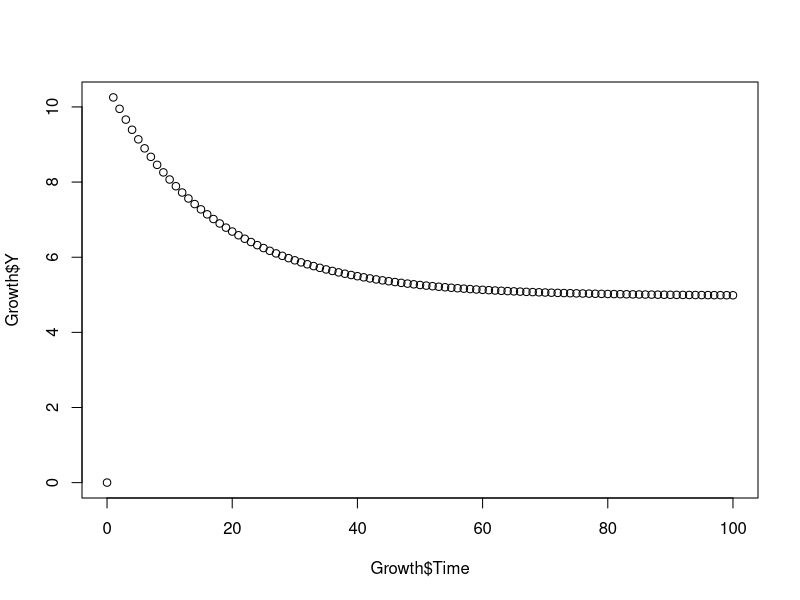
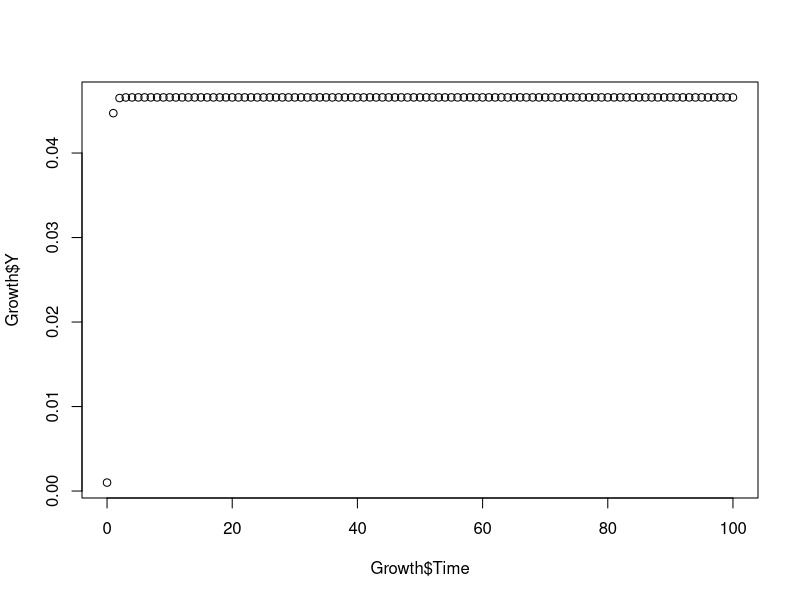

Generate these figures, in order, with R: (Note: this script raises an error after producing the figures.)
#Growth Model

#C Perfringends

install.packages("deSolve")
library(deSolve)

GrowthData<-data.frame(
            "Temperature" = c(27 , 30 , 32.5 , 35 , 37.5 , 40 , 42.5 , 45),
            "at" = c(5.6 , 5.6 , 6.0 , 5.9 , 6.0 , 5.9 , 6.0 , 6.0),
            "K" = c(0.34,0.52,0.63,0.74,0.98,1.09,1.28,1.45),
            "Tc"= c(14.4,10.1,7.9,6.5,5.4,4.4,3.8,3.3)
        
            
            
)

#Inputs
Time_In<-0
Time_Fi<-100
a<-5.86
Kp1<-0.017
Kp2<-1.25
Tc1<-159.2
Tc2<-0.017



#Temperature and Time intervals
Temp<-10
Time<-c(Time_In:Time_Fi)

#Creating Main Data Frame
Growth<-data.frame(Time, Temp, "Y" = "", stringsAsFactors=FALSE)

KT<-.017*exp(.125*Temp)
Tc<-159*exp(-.17*Temp)

Y_In<-.001
Y_current<-Y_In
Y_Prev<-Y_In


for(i in 1:nrow(Growth)){
  if (i == 1 ){
    Growth$Y[1] = Y_In
    Y_current<-as.numeric(Growth$Y[i])
  }else {
    Y_Prev<-as.numeric(Growth$Y[i-1])
    Y_current<-((a/1+exp(KT*(Tc-Growth$Time[i])))-(a/(1+exp(KT*Tc))))
    Growth$Y[i] = Y_current
  }
}



plot(Growth$Time,Growth$Y)

for(i in 1:nrow(Growth)){
  if (i == 1 ){
    Growth$Y[1] = Y_In
    Y_current<-as.numeric(Growth$Y[i])
  }else {
    Y_Prev<-as.numeric(Growth$Y[i-1])
    tmark2<-(log(
      (exp(KT*Tc)*(a+(Y_current+Y_Prev/2)*(1+exp(KT*Tc))))/ 
        (a*exp(KT*Tc)-(Y_current+Y_Prev/2)*(1+exp(KT-Tc)))  
    ))/KT
    
    Y_current<-(KT*a*exp(KT*(Tc-tmark2)))/((1+exp(KT*(Tc-tmark2)))^2)
    Growth$Y[i] = Y_current
  }
}

for(i in 1:nrow(Growth)){
  if (i == 1 ){
    Growth$Y[1] = Y_In
    Y_current<-as.numeric(Growth$Y[i])
  }else {
    Y_Prev<-as.numeric(Growth$Y[i-1])
    tmark3<-(1/KT)*(log((exp(KT*Tc)*(a+((Y_current+Y_Prev)/2)*(1+exp(KT*Tc))))/ 
                          (a*exp(KT*Tc)-((Y_current+Y_Prev)/2)*(1+exp(KT*Tc)))  
    ))
    
    Y_current<- (KT*a*exp(KT*(Tc-tmark3)))/((1+exp(KT*(Tc-tmark3)))^2)
    Growth$Y[i] = Y_current
  }
}

warnings()
#########################

plot(Growth$Time,Growth$Y)


for(i in 1:nrow(Growth)){
  if (i == 1 ){
    Growth$Y[1] = Y_In
    Y_current<-as.numeric(Growth$Y[i])
  }else {
  Y_Prev<-as.numeric(Growth$Y[i-1])
  Y_current<-(((KT)*(a+((Y_current+Y_Prev)/2)+exp((KT)*(Tc-tmark))*((Y_current+Y_Prev)/2))*((a*exp((KT)*(Tc))-(1+exp((KT)*(Tc)))*((Y_current+Y_Prev)/2))))/(a*(1+exp((KT)*(Tc-tmark)))^2))
  Growth$Y[i] = Y_current
  }
}

  


                   
                          

tmark<-(1/KT)*log((exp(KT*Tc)*(a+(Y_current)*(1+exp(KT*Tc)))))/(a*exp(KT*Tc)-Y_current*(1+exp(KT*Tc)))
  

tmark2<-(log(
      (exp(KT*Tc)*(a+(Y_current+Y_Prev/2)*(1+exp(KT*Tc))))/ 
      (a*exp(KT*Tc)-(Y_current+Y_Prev/2)*(1+exp(KT-Tc)))  
      ))/KT

Y_current<-(KT*a*exp(KT*(Tc-tmark2)))/((1+exp(KT*(Tc-t)))^2)


tmark3<-(1/KT)*(log((exp(KT*Tc)*(a+(Y_current)*(1+exp(KT*Tc))))/ 
    (a*exp(KT*Tc)-(Y_current)*(1+exp(KT*Tc)))  
))

Y_Current<- (KT*a*exp(KT*(Tc-tmark3)))/((1+exp(KT*(Tc-tmark3)))^2)




# Growth Working ----------------------------------------------------------



#Inputs
Time_In<-0
Time_Fi<-100
a<-5.86
Kp1<-0.017
Kp2<-1.25
Tc1<-159.2
Tc2<-0.017

#Temperature and Time intervals
Temp<-10
Time<-c(Time_In:Time_Fi)

#Creating Main Data Frame
Growth<-data.frame(Time, Temp, "Y" = "", stringsAsFactors=FALSE)

KT<-.017*exp(.125*Temp)
Tc<-159*exp(-.17*Temp)


#########Working Adaptation Differential equation ##################

Y_In<-0

cgrowth<-function(times,y,params){
  dN.dt<-(p[2]*p[1]*exp(p[2]*(p[3]-((1/p[2])*(log((exp(p[2]*p[3])*(p[1]+(y[1])*(1+exp(p[2]*p[3]))))/ 
                                                 (p[1]*exp(p[2]*p[3])-(y[1])*(1+exp(p[2]*p[3])))  
  ))))))/((1+exp(p[2]*(p[3]-((1/p[2])*(log((exp(p[2]*p[3])*(p[1]+(y[1])*(1+exp(p[2]*p[3]))))/ 
                                         (p[1]*exp(p[2]*p[3])-(y[1])*(1+exp(p[2]*p[3])))  
  ))))))^2)
  return(list(dN.dt))
}



p<-c(a,KT,Tc)
t<-0:100


sol<-ode(y=Y_In, times = t , func = cgrowth, parms = p)
plot(t,sol[,2])
